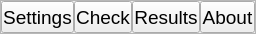
<?xml version="1.0" encoding="UTF-8"?>
<ui version="4.0">
 <class>Form</class>
 <widget class="QWidget" name="Form">
  <property name="geometry">
   <rect>
    <x>0</x>
    <y>0</y>
    <width>256</width>
    <height>34</height>
   </rect>
  </property>
  <property name="sizePolicy">
   <sizepolicy hsizetype="MinimumExpanding" vsizetype="Preferred">
    <horstretch>0</horstretch>
    <verstretch>0</verstretch>
   </sizepolicy>
  </property>
  <property name="minimumSize">
   <size>
    <width>150</width>
    <height>32</height>
   </size>
  </property>
  <property name="windowTitle">
   <string>Form</string>
  </property>
  <property name="accessibleName">
   <string>navHeaderForm</string>
  </property>
  <layout class="QGridLayout" name="gridLayout">
   <property name="leftMargin">
    <number>0</number>
   </property>
   <property name="topMargin">
    <number>0</number>
   </property>
   <property name="rightMargin">
    <number>0</number>
   </property>
   <property name="bottomMargin">
    <number>0</number>
   </property>
   <property name="spacing">
    <number>0</number>
   </property>
   <item row="0" column="0">
    <widget class="QFrame" name="frame">
     <property name="sizePolicy">
      <sizepolicy hsizetype="MinimumExpanding" vsizetype="Preferred">
       <horstretch>0</horstretch>
       <verstretch>0</verstretch>
      </sizepolicy>
     </property>
     <property name="minimumSize">
      <size>
       <width>160</width>
       <height>32</height>
      </size>
     </property>
     <property name="accessibleName">
      <string>navHeaderFrame</string>
     </property>
     <property name="frameShape">
      <enum>QFrame::StyledPanel</enum>
     </property>
     <property name="frameShadow">
      <enum>QFrame::Raised</enum>
     </property>
     <layout class="QHBoxLayout" name="horizontalLayout">
      <property name="spacing">
       <number>0</number>
      </property>
      <property name="leftMargin">
       <number>0</number>
      </property>
      <property name="topMargin">
       <number>0</number>
      </property>
      <property name="rightMargin">
       <number>0</number>
      </property>
      <property name="bottomMargin">
       <number>0</number>
      </property>
      <item alignment="Qt::AlignLeft">
       <widget class="QToolButton" name="settingsButton">
        <property name="sizePolicy">
         <sizepolicy hsizetype="MinimumExpanding" vsizetype="Minimum">
          <horstretch>0</horstretch>
          <verstretch>0</verstretch>
         </sizepolicy>
        </property>
        <property name="minimumSize">
         <size>
          <width>50</width>
          <height>32</height>
         </size>
        </property>
        <property name="font">
         <font>
          <pointsize>14</pointsize>
         </font>
        </property>
        <property name="accessibleName">
         <string>settingsBtn</string>
        </property>
        <property name="text">
         <string>Settings</string>
        </property>
        <property name="toolButtonStyle">
         <enum>Qt::ToolButtonTextUnderIcon</enum>
        </property>
       </widget>
      </item>
      <item>
       <widget class="QToolButton" name="checkButton">
        <property name="sizePolicy">
         <sizepolicy hsizetype="MinimumExpanding" vsizetype="Minimum">
          <horstretch>0</horstretch>
          <verstretch>0</verstretch>
         </sizepolicy>
        </property>
        <property name="minimumSize">
         <size>
          <width>50</width>
          <height>32</height>
         </size>
        </property>
        <property name="font">
         <font>
          <pointsize>14</pointsize>
         </font>
        </property>
        <property name="text">
         <string>Check</string>
        </property>
        <property name="toolButtonStyle">
         <enum>Qt::ToolButtonTextUnderIcon</enum>
        </property>
       </widget>
      </item>
      <item>
       <widget class="QToolButton" name="resultsButton">
        <property name="sizePolicy">
         <sizepolicy hsizetype="MinimumExpanding" vsizetype="Minimum">
          <horstretch>0</horstretch>
          <verstretch>0</verstretch>
         </sizepolicy>
        </property>
        <property name="minimumSize">
         <size>
          <width>50</width>
          <height>32</height>
         </size>
        </property>
        <property name="font">
         <font>
          <pointsize>14</pointsize>
         </font>
        </property>
        <property name="accessibleName">
         <string>resultsBtn</string>
        </property>
        <property name="text">
         <string>Results</string>
        </property>
        <property name="toolButtonStyle">
         <enum>Qt::ToolButtonTextUnderIcon</enum>
        </property>
       </widget>
      </item>
      <item alignment="Qt::AlignRight">
       <widget class="QToolButton" name="aboutButton">
        <property name="sizePolicy">
         <sizepolicy hsizetype="MinimumExpanding" vsizetype="Minimum">
          <horstretch>0</horstretch>
          <verstretch>0</verstretch>
         </sizepolicy>
        </property>
        <property name="minimumSize">
         <size>
          <width>50</width>
          <height>32</height>
         </size>
        </property>
        <property name="font">
         <font>
          <pointsize>14</pointsize>
         </font>
        </property>
        <property name="accessibleName">
         <string>aboutBtn</string>
        </property>
        <property name="text">
         <string>About</string>
        </property>
        <property name="toolButtonStyle">
         <enum>Qt::ToolButtonTextUnderIcon</enum>
        </property>
       </widget>
      </item>
     </layout>
    </widget>
   </item>
  </layout>
 </widget>
 <resources/>
 <connections/>
</ui>
